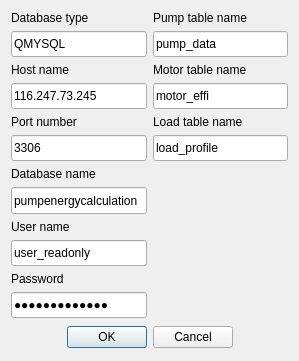
<?xml version="1.0" encoding="UTF-8"?>
<ui version="4.0">
 <class>Dialog_GetDbPara</class>
 <widget class="QDialog" name="Dialog_GetDbPara">
  <property name="windowModality">
   <enum>Qt::ApplicationModal</enum>
  </property>
  <property name="geometry">
   <rect>
    <x>0</x>
    <y>0</y>
    <width>299</width>
    <height>361</height>
   </rect>
  </property>
  <property name="sizePolicy">
   <sizepolicy hsizetype="Expanding" vsizetype="Preferred">
    <horstretch>0</horstretch>
    <verstretch>0</verstretch>
   </sizepolicy>
  </property>
  <property name="windowTitle">
   <string>Dialog</string>
  </property>
  <layout class="QGridLayout" name="gridLayout">
   <item row="0" column="0">
    <widget class="QLabel" name="label">
     <property name="styleSheet">
      <string notr="true">font: 9pt &quot;Arial&quot;;</string>
     </property>
     <property name="text">
      <string>Database type</string>
     </property>
    </widget>
   </item>
   <item row="0" column="1">
    <widget class="QLabel" name="label_7">
     <property name="styleSheet">
      <string notr="true">font: 9pt &quot;Arial&quot;;</string>
     </property>
     <property name="text">
      <string>Pump table name</string>
     </property>
    </widget>
   </item>
   <item row="1" column="0">
    <widget class="QLineEdit" name="lineEdit_1">
     <property name="sizePolicy">
      <sizepolicy hsizetype="Expanding" vsizetype="Expanding">
       <horstretch>0</horstretch>
       <verstretch>0</verstretch>
      </sizepolicy>
     </property>
     <property name="styleSheet">
      <string notr="true">font: 9pt &quot;Arial&quot;;</string>
     </property>
     <property name="text">
      <string>QMYSQL</string>
     </property>
    </widget>
   </item>
   <item row="1" column="1">
    <widget class="QLineEdit" name="lineEdit_7">
     <property name="sizePolicy">
      <sizepolicy hsizetype="Expanding" vsizetype="Expanding">
       <horstretch>0</horstretch>
       <verstretch>0</verstretch>
      </sizepolicy>
     </property>
     <property name="styleSheet">
      <string notr="true">font: 9pt &quot;Arial&quot;;</string>
     </property>
     <property name="text">
      <string>pump_data</string>
     </property>
    </widget>
   </item>
   <item row="2" column="0">
    <widget class="QLabel" name="label_2">
     <property name="styleSheet">
      <string notr="true">font: 9pt &quot;Arial&quot;;</string>
     </property>
     <property name="text">
      <string>Host name</string>
     </property>
    </widget>
   </item>
   <item row="2" column="1">
    <widget class="QLabel" name="label_8">
     <property name="styleSheet">
      <string notr="true">font: 9pt &quot;Arial&quot;;</string>
     </property>
     <property name="text">
      <string>Motor table name</string>
     </property>
    </widget>
   </item>
   <item row="3" column="0">
    <widget class="QLineEdit" name="lineEdit_2">
     <property name="sizePolicy">
      <sizepolicy hsizetype="Expanding" vsizetype="Expanding">
       <horstretch>0</horstretch>
       <verstretch>0</verstretch>
      </sizepolicy>
     </property>
     <property name="styleSheet">
      <string notr="true">font: 9pt &quot;Arial&quot;;</string>
     </property>
     <property name="text">
      <string>116.247.73.245</string>
     </property>
    </widget>
   </item>
   <item row="3" column="1">
    <widget class="QLineEdit" name="lineEdit_8">
     <property name="sizePolicy">
      <sizepolicy hsizetype="Expanding" vsizetype="Expanding">
       <horstretch>0</horstretch>
       <verstretch>0</verstretch>
      </sizepolicy>
     </property>
     <property name="styleSheet">
      <string notr="true">font: 9pt &quot;Arial&quot;;</string>
     </property>
     <property name="text">
      <string>motor_effi</string>
     </property>
    </widget>
   </item>
   <item row="4" column="0">
    <widget class="QLabel" name="label_3">
     <property name="styleSheet">
      <string notr="true">font: 9pt &quot;Arial&quot;;</string>
     </property>
     <property name="text">
      <string>Port number</string>
     </property>
    </widget>
   </item>
   <item row="4" column="1">
    <widget class="QLabel" name="label_9">
     <property name="styleSheet">
      <string notr="true">font: 9pt &quot;Arial&quot;;</string>
     </property>
     <property name="text">
      <string>Load table name</string>
     </property>
    </widget>
   </item>
   <item row="5" column="0">
    <widget class="QLineEdit" name="lineEdit_3">
     <property name="sizePolicy">
      <sizepolicy hsizetype="Expanding" vsizetype="Expanding">
       <horstretch>0</horstretch>
       <verstretch>0</verstretch>
      </sizepolicy>
     </property>
     <property name="styleSheet">
      <string notr="true">font: 9pt &quot;Arial&quot;;</string>
     </property>
     <property name="text">
      <string>3306</string>
     </property>
    </widget>
   </item>
   <item row="5" column="1">
    <widget class="QLineEdit" name="lineEdit_9">
     <property name="sizePolicy">
      <sizepolicy hsizetype="Expanding" vsizetype="Expanding">
       <horstretch>0</horstretch>
       <verstretch>0</verstretch>
      </sizepolicy>
     </property>
     <property name="styleSheet">
      <string notr="true">font: 9pt &quot;Arial&quot;;</string>
     </property>
     <property name="text">
      <string>load_profile</string>
     </property>
    </widget>
   </item>
   <item row="6" column="0">
    <widget class="QLabel" name="label_4">
     <property name="styleSheet">
      <string notr="true">font: 9pt &quot;Arial&quot;;</string>
     </property>
     <property name="text">
      <string>Database name</string>
     </property>
    </widget>
   </item>
   <item row="7" column="0">
    <widget class="QLineEdit" name="lineEdit_4">
     <property name="sizePolicy">
      <sizepolicy hsizetype="Expanding" vsizetype="Expanding">
       <horstretch>0</horstretch>
       <verstretch>0</verstretch>
      </sizepolicy>
     </property>
     <property name="styleSheet">
      <string notr="true">font: 9pt &quot;Arial&quot;;</string>
     </property>
     <property name="text">
      <string>pumpenergycalculation</string>
     </property>
    </widget>
   </item>
   <item row="8" column="0">
    <widget class="QLabel" name="label_5">
     <property name="styleSheet">
      <string notr="true">font: 9pt &quot;Arial&quot;;</string>
     </property>
     <property name="text">
      <string>User name</string>
     </property>
    </widget>
   </item>
   <item row="9" column="0">
    <widget class="QLineEdit" name="lineEdit_5">
     <property name="sizePolicy">
      <sizepolicy hsizetype="Expanding" vsizetype="Expanding">
       <horstretch>0</horstretch>
       <verstretch>0</verstretch>
      </sizepolicy>
     </property>
     <property name="styleSheet">
      <string notr="true">font: 9pt &quot;Arial&quot;;</string>
     </property>
     <property name="text">
      <string>user_readonly</string>
     </property>
    </widget>
   </item>
   <item row="10" column="0">
    <widget class="QLabel" name="label_6">
     <property name="styleSheet">
      <string notr="true">font: 9pt &quot;Arial&quot;;</string>
     </property>
     <property name="text">
      <string>Password</string>
     </property>
    </widget>
   </item>
   <item row="11" column="0">
    <widget class="QLineEdit" name="lineEdit_6">
     <property name="sizePolicy">
      <sizepolicy hsizetype="Expanding" vsizetype="Expanding">
       <horstretch>0</horstretch>
       <verstretch>0</verstretch>
      </sizepolicy>
     </property>
     <property name="styleSheet">
      <string notr="true">font: 9pt &quot;Arial&quot;;</string>
     </property>
     <property name="text">
      <string>user_readonly</string>
     </property>
     <property name="echoMode">
      <enum>QLineEdit::Password</enum>
     </property>
    </widget>
   </item>
   <item row="12" column="0" colspan="2">
    <widget class="QDialogButtonBox" name="buttonBox">
     <property name="sizePolicy">
      <sizepolicy hsizetype="Expanding" vsizetype="Expanding">
       <horstretch>0</horstretch>
       <verstretch>0</verstretch>
      </sizepolicy>
     </property>
     <property name="font">
      <font>
       <family>Arial</family>
      </font>
     </property>
     <property name="orientation">
      <enum>Qt::Horizontal</enum>
     </property>
     <property name="standardButtons">
      <set>QDialogButtonBox::Cancel|QDialogButtonBox::Ok</set>
     </property>
     <property name="centerButtons">
      <bool>true</bool>
     </property>
    </widget>
   </item>
  </layout>
 </widget>
 <resources/>
 <connections>
  <connection>
   <sender>buttonBox</sender>
   <signal>accepted()</signal>
   <receiver>Dialog_GetDbPara</receiver>
   <slot>accept()</slot>
   <hints>
    <hint type="sourcelabel">
     <x>248</x>
     <y>254</y>
    </hint>
    <hint type="destinationlabel">
     <x>157</x>
     <y>274</y>
    </hint>
   </hints>
  </connection>
  <connection>
   <sender>buttonBox</sender>
   <signal>rejected()</signal>
   <receiver>Dialog_GetDbPara</receiver>
   <slot>reject()</slot>
   <hints>
    <hint type="sourcelabel">
     <x>316</x>
     <y>260</y>
    </hint>
    <hint type="destinationlabel">
     <x>286</x>
     <y>274</y>
    </hint>
   </hints>
  </connection>
 </connections>
</ui>
